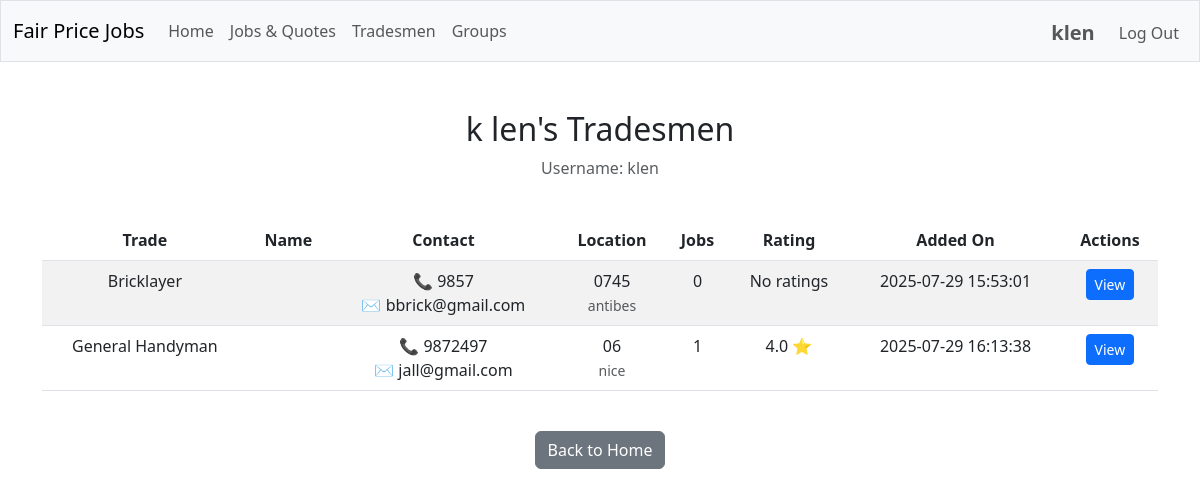
Page /user_tradesmen/1 (signed in) on the committed database.
### tables this page shows
CREATE TABLE users (
    id INTEGER PRIMARY KEY AUTOINCREMENT,
    username TEXT NOT NULL UNIQUE,
    firstname TEXT NOT NULL,
    lastname TEXT NOT NULL,
    email TEXT NOT NULL UNIQUE,
    postcode TEXT NOT NULL,
    hash TEXT NOT NULL
);

CREATE TABLE tradesmen (
    id INTEGER PRIMARY KEY AUTOINCREMENT,
    trade TEXT NOT NULL,
    first_name TEXT,
    family_name TEXT NOT NULL,
    company_name TEXT,
    address TEXT NOT NULL,
    postcode TEXT NOT NULL,
    phone_number TEXT NOT NULL,
    email TEXT
);

### app/routes/tradesmen.py (the view)
@tradesmen_bp.route("/user_tradesmen/<int:user_id>")
@login_required
def user_tradesmen(user_id: int) -> Union[str, Response]:
    from app.services.user_service import UserService
    user_service = UserService()
    user = user_service.get_user_by_id(user_id)
    if not user:
        flash("User not found.", "error")
        return redirect(url_for("main.index"))
    tradesmen_list = tradesman_service.get_tradesmen_by_user(user_id)
    return render_template("user_tradesmen.html", user=user, tradesmen=tradesmen_list)

### app/helpers.py (called while the page is built)
def login_required(f: Callable) -> Callable:
    @wraps(f)
    def decorated_function(*args: Any, **kwargs: Any) -> Union[Response, Any]:
        if session.get("user_id") is None:
            return redirect("/login")
        return f(*args, **kwargs)
    return decorated_function

### app/services/database.py (called while the page is built)
def get_db_service() -> DatabaseService:
    return db_service

    def get_connection(self):
        if self.database_path is None:
            raise ValueError("Database path is not configured")
        try:
            if not hasattr(g, '_database'):
                g._database = sqlite3.connect(self.database_path, isolation_level=None)
                g._database.row_factory = sqlite3.Row
                g._database.execute("PRAGMA foreign_keys = ON")
            return g._database
        except RuntimeError:
            if not hasattr(self, '_test_connection'):
                self._test_connection = sqlite3.connect(self.database_path, isolation_level=None)
                self._test_connection.row_factory = sqlite3.Row
                self._test_connection.execute("PRAGMA foreign_keys = ON")
            return self._test_connection

    def close_connection(self):
        try:
            if hasattr(g, '_database'):
                g._database.close()
                delattr(g, '_database')
        except RuntimeError:
            if hasattr(self, '_test_connection'):
                self._test_connection.close()
                delattr(self, '_test_connection')

    @contextmanager
    def get_cursor(self):
        conn = self.get_connection()
        cursor = conn.cursor()
        try:
            yield cursor
        except Exception as e:
            logger.error(f"Database error: {e}")
            conn.rollback()
            raise
        finally:
            cursor.close()

    def execute_query(self, query: str, params: Tuple = ()) -> List[Dict[str, Any]]:
        with self.get_cursor() as cursor:
            cursor.execute(query, params)
            columns = [column[0] for column in cursor.description]
            return [dict(zip(columns, row)) for row in cursor.fetchall()]

    def execute_single_query(self, query: str, params: Tuple = ()) -> Optional[Dict[str, Any]]:
        with self.get_cursor() as cursor:
            cursor.execute(query, params)
            row = cursor.fetchone()
            if row:
                columns = [column[0] for column in cursor.description]
                return dict(zip(columns, row))
            return None

### templates/user_tradesmen.html (shortened to what this page needs)
{% extends "layout.html" %}
{% block main %}
    <div class="container">
        <div class="row mb-4">
            <div class="col">
                <h2>{{ user.firstname }} {{ user.lastname }}'s Tradesmen</h2>
                <p class="text-muted">Username: {{ user.username }}</p>
            </div>
        </div>
        {% if tradesmen %}
            <div class="table-responsive">
                <table class="table table-striped">
                    <thead>
                        <tr>
                            <th>Trade</th>
                            <th>Name</th>
                            <th>Contact</th>
                            <th>Location</th>
                            <th>Jobs</th>
                            <th>Rating</th>
                            <th>Added On</th>
                            <th>Actions</th>
                        </tr>
                    </thead>
                    <tbody>
                        {% for tradesman in tradesmen %}
                            <tr>
                                <td>{{ tradesman.trade }}</td>
                                <td>
                                </td>
                                <td>
                                    <div>📞 {{ tradesman.phone_number }}</div>
                                    {% if tradesman.email %}
                                        <div>✉️ {{ tradesman.email }}</div>
                                    {% endif %}
                                </td>
                                <td>
                                    <div>{{ tradesman.postcode }}</div>
                                    <small class="text-muted">{{ tradesman.address }}</small>
                                </td>
                                <td>{{ tradesman.job_count }}</td>
                                <td>
                                    {% if tradesman.avg_rating %}
                                        {{ "%.1f"|format(tradesman.avg_rating) }} ⭐
                                    {% else %}
                                        No ratings
                                    {% endif %}
                                </td>
                                <td>{{ tradesman.date_added }}</td>
                                <td>
                                    <a href="{{ url_for('tradesmen.view_tradesman', tradesman_id=tradesman.id) }}" class="btn btn-sm btn-primary">View</a>
                                </td>
                            </tr>
                        {% endfor %}
                    </tbody>
                </table>
            </div>
        {% else %}
            <div class="alert alert-info">
                No tradesmen have been added yet.
            </div>
        {% endif %}
        <div class="mt-4">
            <a href="{{ url_for('main.index') }}" class="btn btn-secondary">Back to Home</a>
        </div>
    </div>
{% endblock %}

### templates/layout.html (shortened to what this page needs)
<!DOCTYPE html>
<html lang="en">
    <head>
        <link href="https://cdn.jsdelivr.net/npm/bootstrap@5.3.0/dist/css/bootstrap.min.css" rel="stylesheet">
        <link rel="stylesheet" href="{{ url_for('static', filename='css/custom.css') }}">
    </head>
    <body>
        <nav class="navbar navbar-expand-md navbar-light bg-light border">
            <div class="container-fluid">
                <a class="navbar-brand mb-0 align-items-center" href="/">Fair Price Jobs</a>
                <div class="collapse navbar-collapse" id="navbarNav">
                    {% if session.user_id %}
                        <ul class="navbar-nav me-auto mb-2 mb-lg-0">
                            <li class="nav-item">
                                <a class="nav-link" href="{{ url_for('main.index') }}">Home</a>
                            </li>
                            <li class="nav-item">
                                <a class="nav-link" href="{{ url_for('search.search_jobs_quotes') }}">Jobs & Quotes</a>
                            </li>
                            <li class="nav-item">
                                <a class="nav-link" href="{{ url_for('search.search_tradesmen') }}">Tradesmen</a>
                            </li>
                            <li class="nav-item">
                                <a class="nav-link" href="{{ url_for('groups.search_groups') }}">Groups</a>
                            </li>
                        </ul>
                        <ul class="navbar-nav ms-auto mt-1 align-items-center">
                            <li class="nav-item me-3">
                                <a class="nav-link fs-5 fw-bold p-0" href="{{ url_for('profile.user_profile', user_id=session.user_id) }}">{{ session.username }}</a>
                            </li>
                            <li class="nav-item">
                                <a class="nav-link" href="/logout">Log Out</a>
                            </li>
                        </ul>
                    {% endif %}
                </div>
            </div>
        </nav>
        <main class="container-fluid py-5 text-center">
            {% block main %}{% endblock %}
        </main>
    </body>
</html>

### rows in the picture
users: username "klen", firstname "k", lastname "len"
tradesmen: trade "Bricklayer", phone_number "9857", email "bbrick@gmail.com", postcode "0745", address "antibes", job_count "0", shows "No ratings", date_added "2025-07-29 15:53:01"
tradesmen: trade "General Handyman", phone_number "9872497", email "jall@gmail.com", postcode "06", address "nice", job_count "1", avg_rating "4.0", date_added "2025-07-29 16:13:38"
